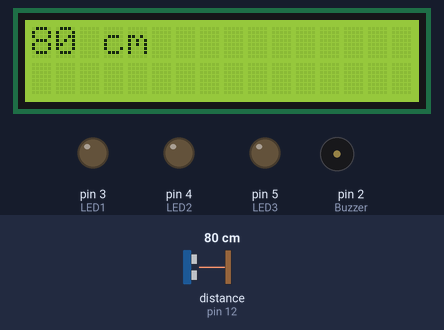
The sketch below on a simulated Arduino Uno, built with avr-gcc and run on an emulated ATmega328P. On the bench: 16×2 character LCD, output pins drawn as LEDs (lit = HIGH), buzzer (waves = sounding, pin HIGH). Wiring (inferred from the names in the program): ultrasonic range finder: trigger pin 11; echo pin 12. Inputs (shaded band) come from the test bench; at power-on: distance to the obstacle (sensor on pin 12) 80 cm. The echo pulse lasts 58.3 µs per cm; pins used as bus, display or sensor lines are not drawn; what the sketch prints to the serial monitor is not drawn.

Above: at 1.6 s.
1.7 s: distance to the obstacle (sensor on pin 12) set to 35 cm
At 3.6 s:
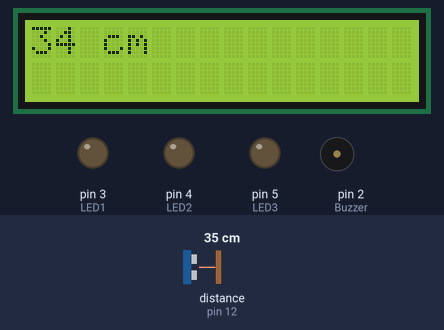
4.5 s: distance to the obstacle (sensor on pin 12) set to 29 cm
At 6.8 s:
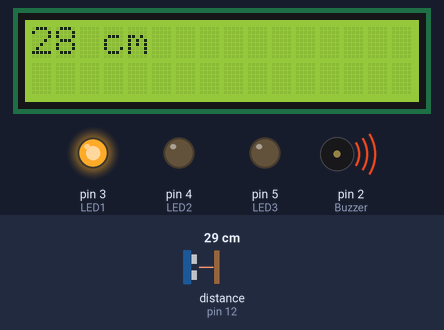
7.6 s: distance to the obstacle (sensor on pin 12) set to 2 cm
At 9.2 s:
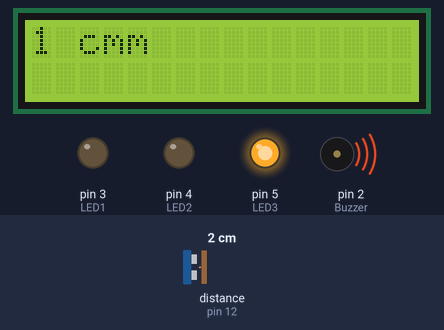
9.7 s: distance to the obstacle (sensor on pin 12) set to 9 cm
At 11.0 s:
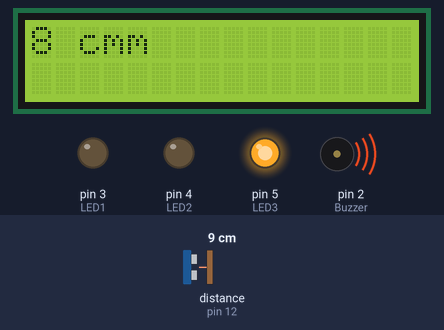
11.4 s: distance to the obstacle (sensor on pin 12) set to 12 cm
At 12.4 s:
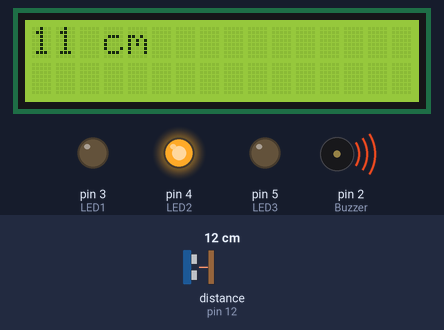
Timing chart, 0 to 14.4 s (numbered marks = the images above; inputs shaded):
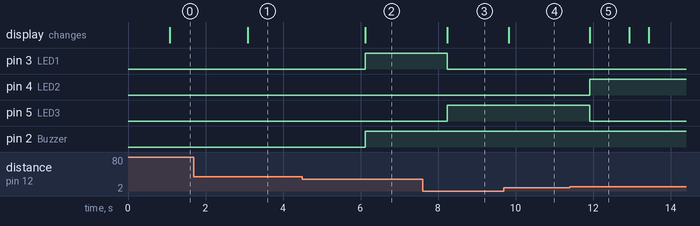

Measured:
- the behaviour switches between 32 and 31 cm on distance to the obstacle (sensor on pin 12) (found by bisection; images 1 and 2)
- the behaviour switches between 10 and 11 cm on distance to the obstacle (sensor on pin 12) (found by bisection; images 4 and 5)
- after the input at 1.7 s, the display: changes after 1.4 s (image 1)
- after the input at 4.5 s, pin 3 (LED1), pin 2 (Buzzer): LOW → HIGH after 1.6 s; the display: changes after 1.6 s (image 2)
- after the input at 7.6 s, pin 3 (LED1): HIGH → LOW after 0.64 s; pin 5 (LED3): LOW → HIGH after 0.64 s; the display: changes after 0.64 s (image 3)
- after the input at 9.7 s, the display: changes after 0.12 s (image 4)
- after the input at 11.4 s, pin 4 (LED2): LOW → HIGH after 0.52 s; pin 5 (LED3): HIGH → LOW after 0.52 s; the display: changes after 0.52 s (image 5)

The sketch:

tubes_mikom_praktikum.ino
```cpp
#include "LiquidCrystal_I2C.h"
#include  "Wire.h"

LiquidCrystal_I2C lcd(0x27, 16, 2);

int merah = LOW;
int kuning = LOW;
int hijau = LOW;
int buzzer = LOW;

void setup(){

  Serial.begin(9600);
  pinMode(2, OUTPUT); //Buzzer
  pinMode(3, OUTPUT); //LED1
  pinMode(4, OUTPUT); //LED2
  pinMode(5, OUTPUT); //LED3
  pinMode(11, OUTPUT); //trigpin
  pinMode(12, INPUT); //Echo

  lcd.init();
  lcd.backlight();

}


void loop(){

  digitalWrite(3, hijau);
  digitalWrite(4, kuning);
  digitalWrite(5, merah);
  digitalWrite(2, buzzer);

digitalWrite(11, LOW);
delayMicroseconds(2);
digitalWrite(11, HIGH);
delayMicroseconds(10);
digitalWrite(11, LOW);

long timer = pulseIn(12, HIGH);
int jarak = timer/58;
// delay(1000);

if (jarak > 30){
  hijau = LOW;
  merah = LOW;
  kuning = LOW;
  buzzer = LOW;
  Serial.println("halo");
  delay(1000);

}

if (jarak >=20 && jarak <= 30 ){

  hijau = HIGH;
  merah = LOW;
  kuning = LOW;
  buzzer = HIGH;
  Serial.println("halo");
  delay(1000);

}if(jarak < 20 && jarak >=10){
  hijau = LOW;
  merah = LOW;
  kuning = HIGH;
  buzzer = HIGH;
  Serial.println("halo2");
  delay(500);
}if (jarak < 10){
  hijau = LOW;
  merah = HIGH;
  kuning = LOW;
  buzzer = HIGH;
  Serial.println("halo3");
  delay(100);
}

Serial.print("jarak : ");
Serial.print(jarak);
Serial.print(" cm");
Serial.println();

// LCD
  lcd.setCursor(0,0);
  lcd.print(jarak);
  lcd.print(" cm");

  // delay(2000);
  // lcd.clear();


}
```
